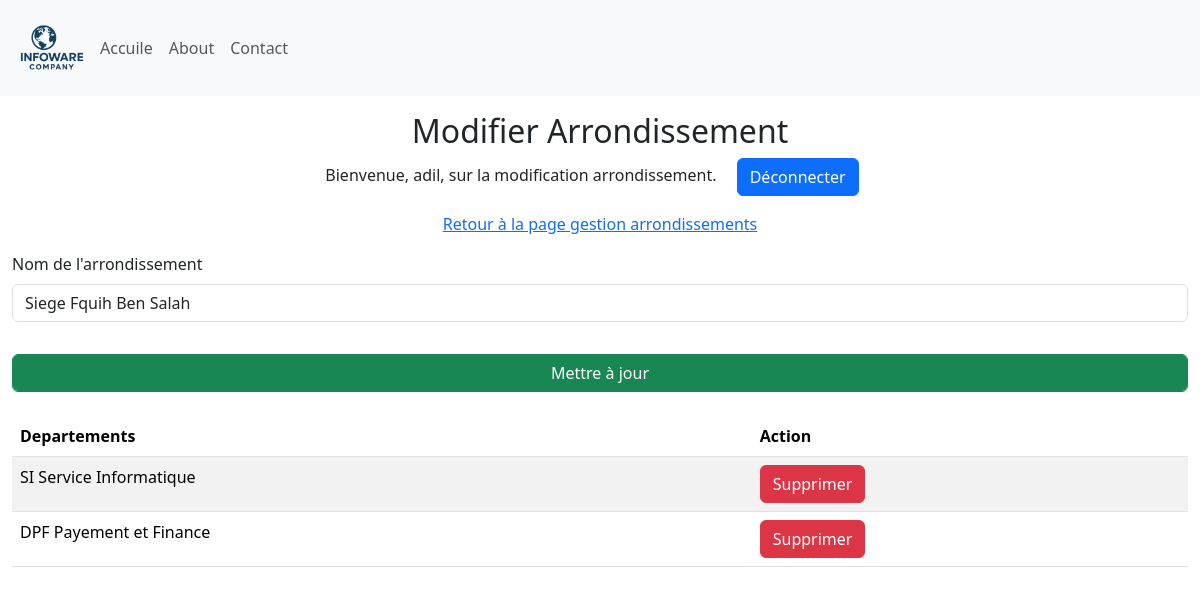
/update_arrondissement/1 (signed in), run on an earlier commit of the app's database.
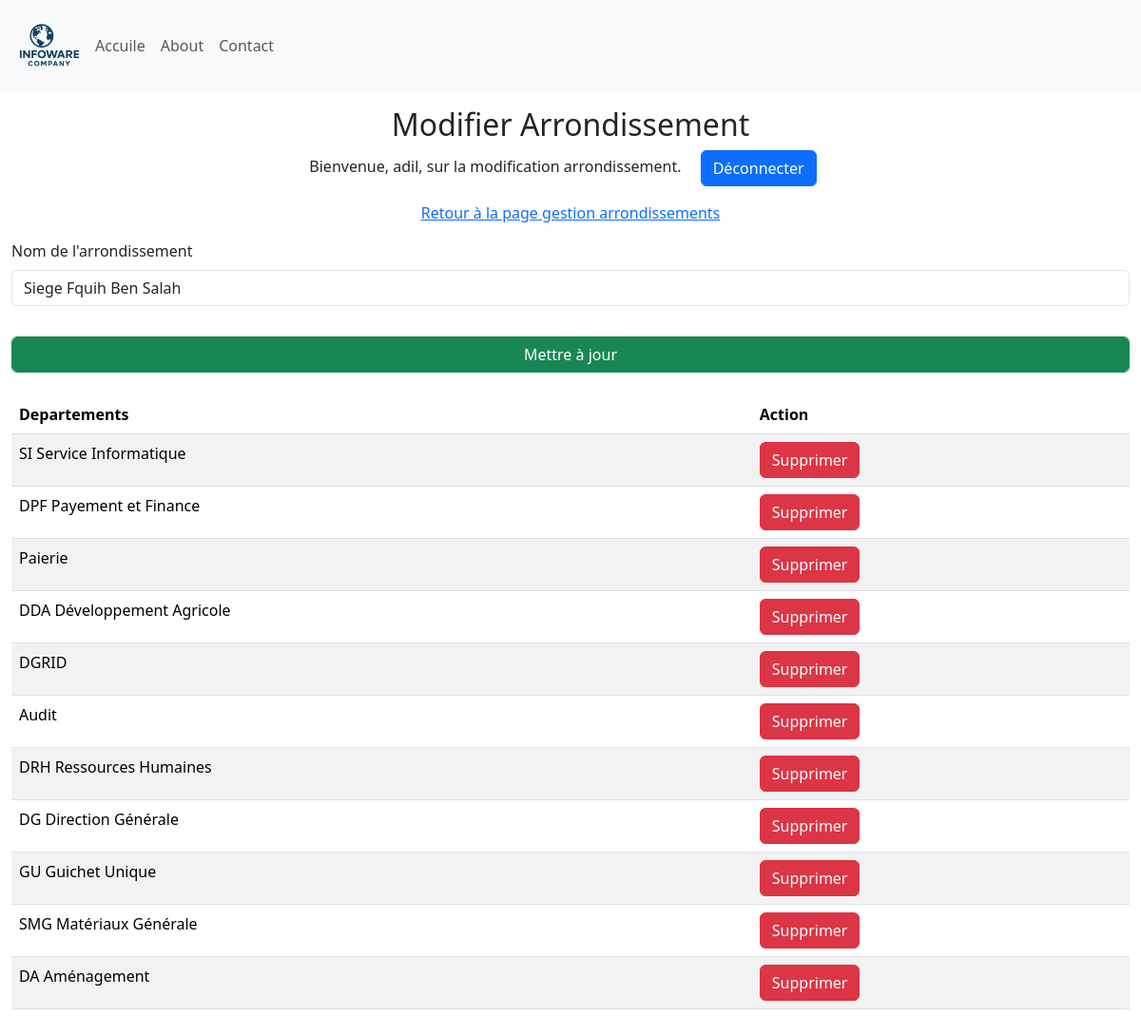
And on a later commit of the database.
### Site/models.py (models this page shows, shortened)
class Departement(db.Model):
    id = db.Column(db.Integer, primary_key=True)
    departement = db.Column(db.String(25), unique=True, nullable=False)
    arondissement = db.Column(db.Integer, db.ForeignKey('arondissement.id'), nullable=False)

### Site/dashbord/arrondissement.py (the view)
@arrondissement.route('/update_arrondissement/<int:arrondissement_id>', methods=['GET', 'POST'])
def update_arrondissement(arrondissement_id):
    if 'user' not in session:
        return redirect(url_for('admin.admin'))
    arrondissement = Arondissement.query.get_or_404(arrondissement_id)
    if request.method == 'POST':
        new_name = request.form.get('arrondissementName')
        if new_name:
            arrondissement.arondissement = new_name
            db.session.commit()
            return redirect(url_for('arrondissement.manage_Arrondissements'))
    return render_template('update_arondissement.html', name=session['user'], arrondissement=arrondissement, departements=arrondissement.departement)

### Site/templates/update_arondissement.html (shortened to what this page needs)
{% extends 'base.html' %}
{% block body %}
<div class="container-fluid">
    <div class="row">
        <div class="col-12  my-3">
            <div class="text-center">
                <h2>Modifier Arrondissement</h2>
                <p>Bienvenue, {{ name }}, sur la modification arrondissement. <a class="mx-3 btn btn-primary" href="{{ url_for('admin.logout') }}"">Déconnecter</a></p>
                <p><a href="{{ url_for('arrondissement.manage_Arrondissements') }}">Retour à la page gestion arrondissements</a> </p>
            </div>
           <form method="POST">
                <div class="mb-3">
                    <label for="arrondissementName" class="form-label">Nom de l'arrondissement</label>
                    <input type="text" class="form-control" id="arrondissementName" name="arrondissementName" value="{{ arrondissement.arondissement }}" required>
                </div>
                <div class="mb-3">
                    <input type="submit" class="form-control btn btn-success mt-3" value="Mettre à jour">
                </div>
            </form>
                {% if departements %}
                <table class="table table-striped mt-4 ">
                    <thead>
                        <tr>
                          <th scope="col">Departements</th>
                          <th scope="col">Action</th>
                        </tr>
                      </thead>
                      <tbody>
                        {% for departement in departements %}
                        <tr>
                          <td>{{ departement.departement }}</td>
                          <td>
                             <a href ="{{ url_for('departement.delete_departement', departement_id=departement.id) }}" onclick="return confirm('Êtes-vous sûr de vouloir supprimer cet arrondissement ?');"  class="btn btn-danger">Supprimer</a>
                          </td>
                        </tr>
                        {% endfor %}
                </table>
                {% else %}
                <p class="mt-4 text-danger h4">Aucun departement associé à cet arrondissement.</p>
                {% endif %}
        </div>
    </div>
</div>
{% endblock %}

What changed in the data, as far as the page shows it:
added Departement: departement "Paierie"
added Departement: departement "DDA Développement Agricole"
added Departement: departement "DGRID"
added Departement: departement "Audit"
added Departement: departement "DRH Ressources Humaines"
added Departement: departement "DG Direction Générale"
added Departement: departement "GU Guichet Unique"
added Departement: departement "SMG Matériaux Générale"
added Departement: departement "DA Aménagement"
